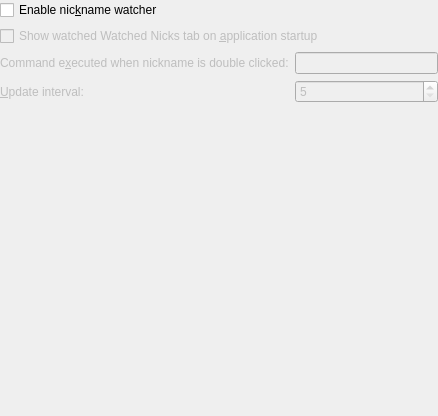
<?xml version="1.0" encoding="UTF-8"?>
<ui version="4.0">
 <class>WatchedNicknames_ConfigUI</class>
 <widget class="QWidget" name="WatchedNicknames_ConfigUI">
  <property name="geometry">
   <rect>
    <x>0</x>
    <y>0</y>
    <width>438</width>
    <height>416</height>
   </rect>
  </property>
  <layout class="QGridLayout" name="gridLayout">
   <property name="margin">
    <number>0</number>
   </property>
   <item row="0" column="0">
    <widget class="QCheckBox" name="kcfg_UseNotify">
     <property name="whatsThis">
      <string>&lt;qt&gt;
&lt;p&gt;
When the nickname watcher is turned on, you will be notified when the nicknames appearing in the &lt;b&gt;Watched Networks/Nicknames&lt;/b&gt; list come online or go offline.&lt;/p&gt;
&lt;p&gt;You can also open the &lt;b&gt;Watched Nicks&lt;/b&gt; window to see the status of all the watched nicknames.&lt;/p&gt;
&lt;/qt&gt;</string>
     </property>
     <property name="text">
      <string>Enable nic&amp;kname watcher</string>
     </property>
    </widget>
   </item>
   <item row="1" column="0">
    <widget class="QCheckBox" name="kcfg_OpenWatchedNicksAtStartup">
     <property name="enabled">
      <bool>false</bool>
     </property>
     <property name="whatsThis">
      <string>&lt;qt&gt;When checked, the &lt;b&gt;Watched Nicks&lt;/b&gt; window will be automatically opened when starting Konversation.&lt;/qt&gt;</string>
     </property>
     <property name="text">
      <string>Show watched Watched Nicks tab on &amp;application startup</string>
     </property>
    </widget>
   </item>
   <item row="2" column="0">
    <layout class="QFormLayout" name="formLayout">
     <item row="0" column="0">
      <widget class="QLabel" name="notifyActionLabel">
       <property name="enabled">
        <bool>false</bool>
       </property>
       <property name="sizePolicy">
        <sizepolicy hsizetype="Fixed" vsizetype="Preferred">
         <horstretch>0</horstretch>
         <verstretch>0</verstretch>
        </sizepolicy>
       </property>
       <property name="whatsThis">
        <string>&lt;qt&gt;
&lt;p&gt;When you double click a nickname in the &lt;b&gt;Watched Nicks&lt;/b&gt; window, this
command is placed in the &lt;b&gt;Input Line&lt;/b&gt; on the server window.&lt;/p&gt;
&lt;p&gt;The following symbols can be used in the command:&lt;/p&gt;&lt;ul&gt;
&lt;li&gt;%u: The nickname double clicked.&lt;/li&gt;
&lt;li&gt;%K: Server password.&lt;/li&gt;
&lt;li&gt;%n: Send command directly to the server instead of your input line.&lt;/li&gt;&quot;
&lt;/ul&gt;
&lt;/qt&gt;</string>
       </property>
       <property name="text">
        <string>Command e&amp;xecuted when nickname is double clicked:</string>
       </property>
       <property name="wordWrap">
        <bool>false</bool>
       </property>
       <property name="buddy">
        <cstring>kcfg_NotifyDoubleClickAction</cstring>
       </property>
      </widget>
     </item>
     <item row="0" column="1">
      <widget class="KLineEdit" name="kcfg_NotifyDoubleClickAction">
       <property name="enabled">
        <bool>false</bool>
       </property>
       <property name="sizePolicy">
        <sizepolicy hsizetype="Expanding" vsizetype="Fixed">
         <horstretch>0</horstretch>
         <verstretch>0</verstretch>
        </sizepolicy>
       </property>
       <property name="whatsThis">
        <string>&lt;qt&gt;
&lt;p&gt;When you double click a nickname in the &lt;b&gt;Watched Nicks&lt;/b&gt; window, this
 command is placed in the &lt;b&gt;Input Line&lt;/b&gt; on the server window.&lt;/p&gt;
&lt;p&gt;The following symbols can be used in the command:&lt;/p&gt;&lt;ul&gt;
&lt;li&gt;%u: The nickname double clicked.&lt;/li&gt;
&lt;li&gt;%K: Server password.&lt;/li&gt;
&lt;li&gt;%n: Send command directly to the server instead of your input line.&lt;/li&gt;
&lt;/ul&gt;
&lt;/qt&gt;</string>
       </property>
      </widget>
     </item>
     <item row="1" column="0">
      <widget class="QLabel" name="notifyDelayLabel">
       <property name="enabled">
        <bool>false</bool>
       </property>
       <property name="whatsThis">
        <string>Konversation will check the status of the nicknames listed below at this interval.</string>
       </property>
       <property name="text">
        <string>&amp;Update interval:</string>
       </property>
       <property name="wordWrap">
        <bool>false</bool>
       </property>
       <property name="buddy">
        <cstring>kcfg_NotifyDelay</cstring>
       </property>
      </widget>
     </item>
     <item row="1" column="1">
      <widget class="KIntSpinBox" name="kcfg_NotifyDelay">
       <property name="enabled">
        <bool>false</bool>
       </property>
       <property name="minimumSize">
        <size>
         <width>120</width>
         <height>0</height>
        </size>
       </property>
       <property name="whatsThis">
        <string>Konversation will check the status of the nicknames listed below at this interval.</string>
       </property>
       <property name="minimum">
        <number>5</number>
       </property>
       <property name="maximum">
        <number>1000</number>
       </property>
      </widget>
     </item>
    </layout>
   </item>
  </layout>
 </widget>
 <layoutdefault spacing="6" margin="11"/>
 <layoutfunction spacing="KDialog::spacingHint" margin="KDialog::marginHint"/>
 <customwidgets>
  <customwidget>
   <class>KIntSpinBox</class>
   <extends>QSpinBox</extends>
   <header>knuminput.h</header>
  </customwidget>
  <customwidget>
   <class>KLineEdit</class>
   <extends>QLineEdit</extends>
   <header>klineedit.h</header>
  </customwidget>
 </customwidgets>
 <tabstops>
  <tabstop>kcfg_UseNotify</tabstop>
  <tabstop>kcfg_OpenWatchedNicksAtStartup</tabstop>
  <tabstop>kcfg_NotifyDoubleClickAction</tabstop>
  <tabstop>kcfg_NotifyDelay</tabstop>
 </tabstops>
 <includes>
  <include location="local">klineedit.h</include>
 </includes>
 <resources/>
 <connections>
  <connection>
   <sender>kcfg_UseNotify</sender>
   <signal>toggled(bool)</signal>
   <receiver>kcfg_OpenWatchedNicksAtStartup</receiver>
   <slot>setEnabled(bool)</slot>
   <hints>
    <hint type="sourcelabel">
     <x>20</x>
     <y>20</y>
    </hint>
    <hint type="destinationlabel">
     <x>20</x>
     <y>20</y>
    </hint>
   </hints>
  </connection>
  <connection>
   <sender>kcfg_UseNotify</sender>
   <signal>toggled(bool)</signal>
   <receiver>kcfg_NotifyDelay</receiver>
   <slot>setEnabled(bool)</slot>
   <hints>
    <hint type="sourcelabel">
     <x>20</x>
     <y>20</y>
    </hint>
    <hint type="destinationlabel">
     <x>20</x>
     <y>20</y>
    </hint>
   </hints>
  </connection>
  <connection>
   <sender>kcfg_UseNotify</sender>
   <signal>toggled(bool)</signal>
   <receiver>notifyDelayLabel</receiver>
   <slot>setEnabled(bool)</slot>
   <hints>
    <hint type="sourcelabel">
     <x>20</x>
     <y>20</y>
    </hint>
    <hint type="destinationlabel">
     <x>20</x>
     <y>20</y>
    </hint>
   </hints>
  </connection>
  <connection>
   <sender>kcfg_UseNotify</sender>
   <signal>toggled(bool)</signal>
   <receiver>notifyActionLabel</receiver>
   <slot>setEnabled(bool)</slot>
   <hints>
    <hint type="sourcelabel">
     <x>20</x>
     <y>20</y>
    </hint>
    <hint type="destinationlabel">
     <x>20</x>
     <y>20</y>
    </hint>
   </hints>
  </connection>
  <connection>
   <sender>kcfg_UseNotify</sender>
   <signal>toggled(bool)</signal>
   <receiver>kcfg_NotifyDoubleClickAction</receiver>
   <slot>setEnabled(bool)</slot>
   <hints>
    <hint type="sourcelabel">
     <x>20</x>
     <y>20</y>
    </hint>
    <hint type="destinationlabel">
     <x>20</x>
     <y>20</y>
    </hint>
   </hints>
  </connection>
 </connections>
</ui>
